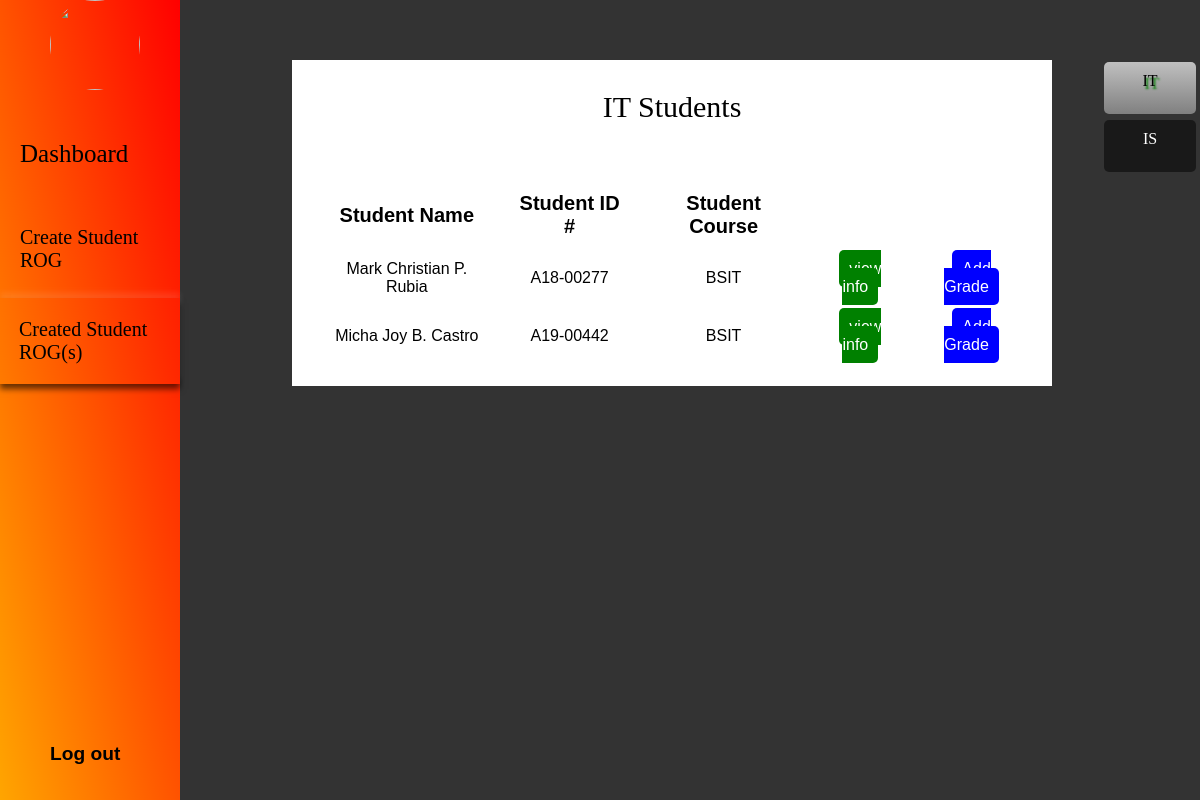
Screenshot of /studentrogrecords.php with the database file from the repository.
### tables this page shows
CREATE TABLE IF NOT EXISTS `itgrade` (
  `id` int(11) NOT NULL AUTO_INCREMENT,
  `sem` text NOT NULL,
  `AY` text NOT NULL,
  `name` text NOT NULL,
  `studentid` text NOT NULL,
  `course` text NOT NULL,
  `section` text NOT NULL,
  `sub1` text NOT NULL,
  `grade1` text NOT NULL,
  `sub2` text NOT NULL,
  `grade2` text NOT NULL,
  `sub3` text NOT NULL,
  `grade3` text NOT NULL,
  `sub4` text NOT NULL,
  `grade4` text NOT NULL,
  `sub5` text NOT NULL,
  `grade5` text NOT NULL,
  `sub6` text NOT NULL,
  `grade6` text NOT NULL,
  `sub7` text NOT NULL,
  `grade7` text NOT NULL,
  `sub8` text NOT NULL,
  `grade8` text NOT NULL,
  `sub9` text NOT NULL,
  `grade9` text NOT NULL,
  `sub10` text NOT NULL,
  `grade10` text NOT NULL,
  `sem2` text NOT NULL,
  `AY2` text NOT NULL,
  `section2` text NOT NULL,
  `sub11` text NOT NULL,
  `grade11` text NOT NULL,
  `sub12` text NOT NULL,
  `grade12` text NOT NULL,
  `sub13` text NOT NULL,
  `grade13` text NOT NULL,
  `sub14` text NOT NULL,
  `grade14` text NOT NULL,
  `sub15` text NOT NULL,
  `grade15` text NOT NULL,
  `sub16` text NOT NULL,
  `grade16` text NOT NULL,
  `sub17` text NOT NULL,
  `grade17` text NOT NULL,
  `sub18` text NOT NULL,
  `grade18` text NOT NULL,
  `sub19` text NOT NULL,
  `grade19` text NOT NULL,
  `sub20` text NOT NULL,
  `grade20` text NOT NULL,
  `sem3` text NOT NULL,
  `AY3` text NOT NULL,
  `section3` text NOT NULL,
  `sub21` text NOT NULL,
  `grade21` text NOT NULL,
  `sub22` text NOT NULL,
  `grade22` text NOT NULL,
  `sub23` text NOT NULL,
  `grade23` text NOT NULL,
  `sub24` text NOT NULL,
  `grade24` text NOT NULL,
  `sub25` text NOT NULL,
  `grade25` text NOT NULL,
  `sub26` text NOT NULL,
  `grade26` text NOT NULL,
  `sub27` text NOT NULL,
  `grade27` text NOT NULL,
  `sub28` text NOT NULL,
  `grade28` text NOT NULL,
  `sub29` text NOT NULL,
  `grade29` text NOT NULL,
  `sub30` text NOT NULL,
  `grade30` text NOT NULL,
  `sem4` text NOT NULL,
  `AY4` text NOT NULL,
  `section4` text NOT NULL,
  `sub31` text NOT NULL,
  `grade31` text NOT NULL,
  `sub32` text NOT NULL,
  `grade32` text NOT NULL,
  `sub33` text NOT NULL,
  `grade33` text NOT NULL,
  `sub34` text NOT NULL,
  `grade34` text NOT NULL,
  `sub35` text NOT NULL,
  `grade35` text NOT NULL,
  `sub36` text NOT NULL,
  `grade36` text NOT NULL,
  `sub37` text NOT NULL,
  `grade37` text NOT NULL,
  `sub38` text NOT NULL,
  `grade38` text NOT NULL,
  `sub39` text NOT NULL,
  `grade39` text NOT NULL,
  `sub40` text NOT NULL,
  `grade40` text NOT NULL,
  `sem5` text NOT NULL,
  `AY5` text NOT NULL,
  `section5` text NOT NULL,
  `sub41` text NOT NULL,
  `grade41` text NOT NULL,
  `sub42` text NOT NULL,
  `grade42` text NOT NULL,
  `sub43` text NOT NULL,
  `grade43` text NOT NULL,
  `sub44` text NOT NULL,
  `grade44` text NOT NULL,
  `sub45` text NOT NULL,
  `grade45` text NOT NULL,
  `sub46` text NOT NULL,
  `grade46` text NOT NULL,
  `sub47` text NOT NULL,
  `grade47` text NOT NULL,
  `sub48` text NOT NULL,
  `grade48` text NOT NULL,
  `sub49` text NOT NULL,
  `grade49` text NOT NULL,
  `sub50` text NOT NULL,
  `grade50` text NOT NULL,
  `sem6` text NOT NULL,
  `AY6` text NOT NULL,
  `section6` text NOT NULL,
  `sub51` text NOT NULL,
  `grade51` text NOT NULL,
  `sub52` text NOT NULL,
  `grade52` text NOT NULL,
  `sub53` text NOT NULL,
  `grade53` text NOT NULL,
  `sub54` text NOT NULL,
  `grade54` text NOT NULL,
  `sub55` text NOT NULL,
  `grade55` text NOT NULL,
  `sub56` text NOT NULL,
  `grade56` text NOT NULL,
  `sub57` text NOT NULL,
  `grade57` text NOT NULL,
  `sub58` text NOT NULL,
  `grade58` text NOT NULL,
  `sub59` text NOT NULL,
  `grade59` text NOT NULL,
  `sub60` text NOT NULL,
  `grade60` text NOT NULL,
  `sem7` text NOT NULL,
  `AY7` text NOT NULL,
  `section7` text NOT NULL,
  `sub61` text NOT NULL,
  `grade61` text NOT NULL,
  `sub62` text NOT NULL,
  `grade62` text NOT NULL,
  `sub63` text NOT NULL,
  `grade63` text NOT NULL,
  `sub64` text NOT NULL,
  `grade64` text NOT NULL,
  `sub65` text NOT NULL,
  `grade65` text NOT NULL,
  `sub66` text NOT NULL,
  `grade66` text NOT NULL,
  `sub67` text NOT NULL,
  `grade67` text NOT NULL,
  `sub68` text NOT NULL,
  `grade68` text NOT NULL,
  `sub69` text NOT NULL,
  `grade69` text NOT NULL,
  `sub70` text NOT NULL,
  `grade70` text NOT NULL,
  `sem8` text NOT NULL,
  `AY8` text NOT NULL,
  `section8` text NOT NULL,
  `sub71` text NOT NULL,
  `grade71` text NOT NULL,
  `sub72` text NOT NULL,
  `grade72` text NOT NULL,
  `sub73` text NOT NULL,
  `grade73` text NOT NULL,
  `sub74` text NOT NULL,
  `grade74` text NOT NULL,
  `sub75` text NOT NULL,
  `grade75` text NOT NULL,
  `sub76` text NOT NULL,
  `grade76` text NOT NULL,
  `sub77` text NOT NULL,
  `grade77` text NOT NULL,
  `sub78` text NOT NULL,
  `grade78` text NOT NULL,
  `sub79` text NOT NULL,
  `grade79` text NOT NULL,
  `sub80` text NOT NULL,
  `grade80` text NOT NULL,
  `sem9` text NOT NULL,
  `AY9` text NOT NULL,
  `section9` text NOT NULL,
  `sub81` text NOT NULL,
  `grade81` text NOT NULL,
  `sub82` text NOT NULL,
  `grade82` text NOT NULL,
  `sub83` text NOT NULL,
  `grade83` text NOT NULL,
  `sub84` text NOT NULL,
  `grade84` text NOT NULL,
  `sub85` text NOT NULL,
  `grade85` text NOT NULL,
  `sub86` text NOT NULL,
  `grade86` text NOT NULL,
  `sub87` text NOT NULL,
  `grade87` text NOT NULL,
  `sub88` text NOT NULL,
  `grade88` text NOT NULL,
  `sub89` text NOT NULL,
  `grade89` text NOT NULL,
  `sub90` text NOT NULL,
  `grade90` text NOT NULL,
  `acquire` text NOT NULL,
  PRIMARY KEY (`id`)
);

### studentrogrecords.php (the view, shortened to what this page needs)
<?php
$link = mysqli_connect("localhost","root","","portal");
?>
<!DOCTYPE html>
<html lang="en" dir="ltr">
  <head>
  </head>
  <body>
    <div style="width:10vw; height:20vh;position:absolute;right:0;" class="sidemenu-right">
        <center><a href="studentrogrecords.php" id="IT">IT</a><br>
        <a href="isstudentrogrecords.php" id="IS">IS</a></center>
    </div>
    <div class="bg"></div>
    <div class="sidemenu">
      <img src="images/logo.png"></img>
        <ul>
          <li><a href="facultyportal.php" class="l1">Dashboard</li></a>
        </ul><br>
        <ul>
          <li><a href="facultygradingsheet1.php" class="l2">Create Student ROG</li></a>
        </ul><br><br><br><br>
        <ul>
          <li><a href="studentrogrecords.php" class="l3">Created Student ROG(s)</li></a>
        </ul>
      <a href="facultylogout.php" class="lo">Log out</a>
    </div>
    <center><div class="table">
      <table>
        <thead>
                <caption>IT Students</caption>
                <th>Student Name</th>
                <th>Student ID #</th>
                <th>Student Course</th>
        </thead>
        <tbody>
                <?php
                $query = 'SELECT * FROM `itgrade` ORDER BY name ASC';
                $results=mysqli_query($link,$query);
                if (mysqli_num_rows($results)>=1) {
                while($result=mysqli_fetch_array($results)){
                ?>
            <tr>
                <td><?php echo $result['name'];?></td>
                <td><?php echo $result['studentid'];?></td>
                <td><?php echo $result['course'];?></td>
                <td><a href="itviewgrade.php?id=<?php echo $result['id'];?>" id="view">view info</td>
                <td><a href="itaddgrade.php?id=<?php echo $result['id'];?>" id="add">Add Grade</td>
            </tr>
            <?php
      }
      } else {
        ?>
        <tr>
          <td colspan="9"> No Data Found!</td>
        </tr>
      <?php } ?>
        </tbody>
      </table>
    </div></center>
  </body>
</html>

### studentrogrecords.php (style rules this page uses)
body { margin:0; padding:0; background:url('images/ad.jpeg'); background-position: center; background-repeat: no-repeat; background-size: cover; background-attachment: fixed; }
* { margin:0; padding:0; }
.sidemenu { width:15vw; height:100%; position: Fixed; left:0; top:0; background:linear-gradient(to top right, orange,red); }
.sidemenu img { width:90px; height:90px; border-radius:50%; margin-left: 50px; margin-bottom: 30px; }
ul li { list-style: none; display: block; font-size: 15px; font-family: courier new; width:60%; margin-top: 20px; }
.lo { text-decoration: none; font-size:1.2em; font-weight: bold; font-family:arial; color:black; padding:20px; padding-left:50px; padding-right:50px; position:absolute; left:5; bottom:0; margin-bottom: 15px; }
.l1 { left: 0; top:0; padding:20px; padding-left:20px; padding-right:50px; font-family: cooper Black; font-size: 25px; }
.l2 { left: 0; padding:20px; padding-left:20px; padding-right:10px; font-family: cooper Black; font-size: 20px; position: absolute; }
.l3 { left: 0; padding:20px; padding-left:19px; padding-right:5px; font-family: cooper Black; font-size: 20px; position: absolute; box-shadow: 0px 5px 6px rgba(0,0,0,0.6),0px -5px 6px rgba(255,255,255,0.1); transition: 0.3s; }
.sidemenu a { text-decoration: none; color:black; }
.bg { background: rgba(0,0,0,0.8); position:fixed; width:100%; height:100%; top:0; z-index: -1; }
.table { width: 60%; background: white; margin-left: 12%; margin-top: 5%; padding: 20px; }
.table table { width: 100%; }
.table table caption { font-family: Elephant; font-size: 30px; padding: 10px; height: 10vh; }
.table table th { font-family: arial; font-size: 20px; padding: 10px; }
.table table td { text-align: center; font-family: arial; padding: 10px; }
.table #view { background: green; padding: 10px; text-decoration: none; color: white; border-radius: 5px; }
.table #add { background: blue; padding: 10px; text-decoration: none; color: white; border-radius: 5px; }
.sidemenu-right #IT { width:60%; height:4vh; text-align: center; text-decoration: none; position:absolute; left:0; top:0; margin-top: 2%; margin-left: 20%; font-family:cooper Black; padding:10px; border-radius:5px; cursor: pointer; background: linear-gradient(to top, gray,silver); color:black; text-shadow: 2px 3px 2px green; }
.sidemenu-right #IS { width:60%; height:4vh; text-align: center; text-decoration: none; position:absolute; left:0; top:0; margin-top: 50%; margin-left: 20%; font-family:cooper Black; padding:10px; border-radius:5px; cursor: pointer; background: rgba(0, 0, 0, 0.5); color: white; }

### rows the page displays
itgrade: name "Mark Christian P. Rubia", studentid "A18-00277", course "BSIT"
itgrade: name "Micha Joy B. Castro", studentid "A19-00442", course "BSIT"
